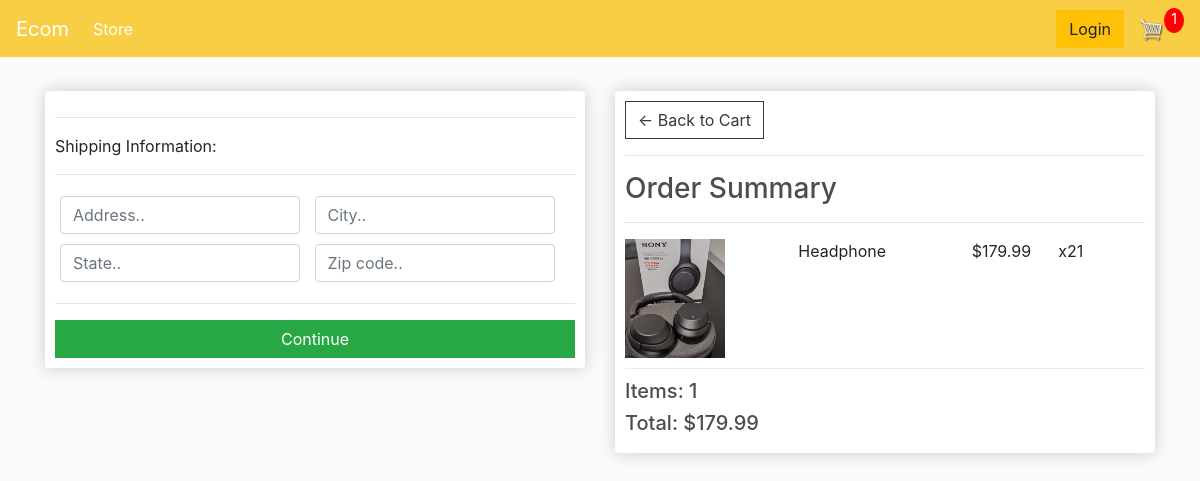
Screenshot of /checkout/ (signed in) with the database file from the repository.
### store/models.py (models this page shows, shortened)
class OrderItem(models.Model):
    product = models.ForeignKey(Product, on_delete = models.SET_NULL, null=True, blank=True)
    order = models.ForeignKey(Order, on_delete = models.SET_NULL, null=True, blank=True)
    quantity = models.IntegerField(default=0, null=True, blank=False)
    date_added = models.DateTimeField(auto_now_add=True)
    @property
    def get_total(self):
        total = self.product.price * self.quantity
        return total

class Product(models.Model):
    name = models.CharField(max_length=200, null=True)
    price = models.DecimalField(max_digits=7, decimal_places=2)
    digital = models.BooleanField(default=False, null=True, blank=False)
    image = models.ImageField(null=True, blank=True)
    @property
    def imageURL(self):
        try:
            url = self.image.url
        except:
            url = ''
        return url

class Order(models.Model):
    customer = models.ForeignKey(Customer, on_delete = models.SET_NULL, null=True, blank=True)
    date_orderd = models.DateTimeField(auto_now_add=True)
    complete = models.BooleanField(default=False, null=True, blank=False)
    transaction_id = models.CharField(max_length=200, null=True)
    @property
    def get_cart_total(self):
        orderitems = self.orderitem_set.all()
        total = sum([item.get_total for item in orderitems])
        return total
    @property
    def get_cart_items(self):
        orderitems = self.orderitem_set.all()
        total = sum([item.quantity for item in orderitems])
        return total
    @property
    def shipping(self):
        shipping = False
        orderitems = self.orderitem_set.all()
        for i in orderitems:
            if i.product.digital == False:
                shipping = True
        return shipping

### store/views.py (the view)
# urls.py: path('checkout/', checkout, name="checkout"),
def checkout(request):
    data = cartData(request)
    cartItems = data['cartItems']
    order = data['order']
    items = data['items']
    context = {
        'items': items,
        'order': order,
        'cartItems':cartItems
    }
    return render(request, 'store/checkout.html', context)

### store/utils.py (called while the page is built)
def cartData(request):
    if request.user.is_authenticated:
        customer = request.user.customer
        order, created = Order.objects.get_or_create(customer= customer, complete= False)
        items = order.orderitem_set.all()
        cartItems = order.get_cart_items
    else:
        cookieData = cookieCart(request)
        cartItems = cookieData['cartItems']
        order = cookieData['order']
        items = cookieData['items']
    return {'cartItems': cartItems, 'order':order, 'items':items}

### store/templates/store/checkout.html (shortened to what this page needs)
{% extends "store/main.html" %}
{% load static %}
{% block content %}
<div class="row">
	<div class="col-lg-6">
		<div class="box-element" id="form-wrapper">
            <form id="form">
                <div id="shipping-info">
                    <hr>
                    <p>Shipping Information:</p>
                    <hr>
                    <div class="form-field">
                        <input class="form-control" type="text" name="address" placeholder="Address..">
                    </div>
                    <div class="form-field">
                        <input class="form-control" type="text" name="city" placeholder="City..">
                    </div>
                    <div class="form-field">
                        <input class="form-control" type="text" name="state" placeholder="State..">
                    </div>
                    <div class="form-field">
                        <input class="form-control" type="text" name="zipcode" placeholder="Zip code..">
                    </div>
                </div>
                <hr>
                <input id="form-button" class="btn btn-success btn-block" type="submit" value="Continue">
            </form>
		</div>
		<br>
	</div>
	<div class="col-lg-6">
		<div class="box-element">
            <a  class="btn btn-outline-dark" href="{% url 'cart' %}">&#x2190; Back to Cart</a>
            <hr>
            <h3>Order Summary</h3>
            <hr>
            {% for item in items %}
            <div class="cart-row">
                <div style="flex:2"><img class="row-image" src="{{item.product.imageURL}}"></div>
                <div style="flex:2"><p>{{item.product.name}}</p></div>
                <div style="flex:1"><p>${{item.product.price}}</p></div>
                <div style="flex:1"><p>x2{{item.quantity}}</p></div>
            </div>
            {% endfor %}
            <h5>Items:   {{order.get_cart_items}}</h5>
            <h5>Total:   ${{order.get_cart_total|floatformat:2}}</h5>
        </div>
	</div>
</div>
{% endblock content %}

### static/css/main.css (style rules this page uses)
body { background-color: hsl(0, 0%, 98%); }
h1,h2,h3,h4,h5,h6 { color:hsl(0, 0%, 30%); }
.box-element { box-shadow:hsl(0, 0%, 80%) 0 0 16px; background-color: #fff; border-radius: 4px; padding: 10px; }
.col-lg-4, .col-lg-6, .col-lg-8, .col-lg-12 { margin-top: 10px; }
.btn { border-radius: 0; }
.row-image { width: 100px; }
.form-field { width:250px; display: inline-block; padding: 5px; }
.cart-row { display: flex; align-items: flex-stretch; padding-bottom: 10px; margin-bottom: 10px; border-bottom: 1px solid #ececec; }

### rows the page displays
OrderItem: product.imageURL (picture), product.name "Headphone", product.price "179.99", quantity "1"
Order: get_cart_items "1", get_cart_total "179.99"

### other values shown
{{ cartItems }} "1"
